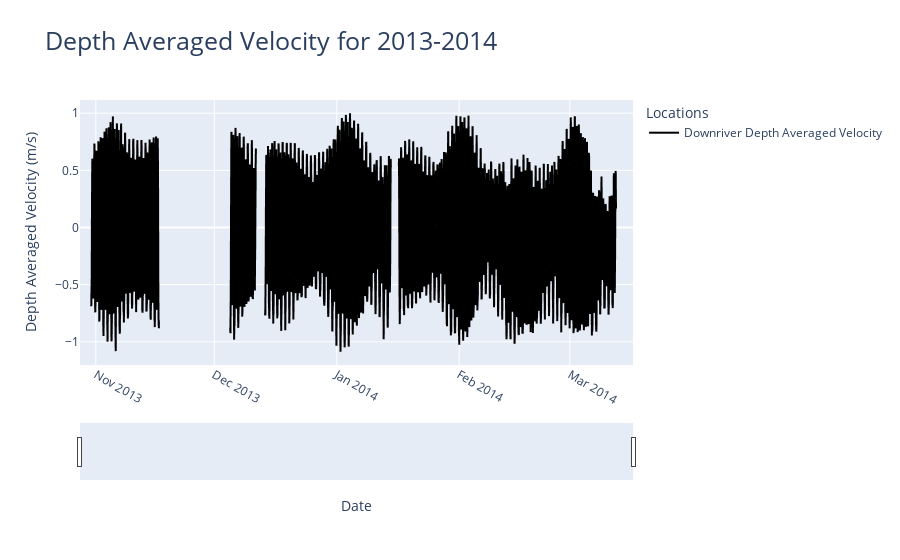

The notebook cell saved with this chart:
### Code cell
# private dock midestuary
# Data points every 5 minuetes
# HDR is sea level

import pandas as pd
import scipy.io as sio
from scipy import interpolate
import numpy as np
import datetime
import matplotlib.pyplot as plt
import plotly.express as px
from plotly.subplots import make_subplots
import plotly.graph_objects as go
import re
import json
%matplotlib ipympl

def Array_To_DataFrame(matDF, varName) :
    npArray = np.array([])
    for i in range (matDF[varName].shape[0]) :
        npArray = np.concatenate((npArray, matDF[varName][i].flatten()))
    return npArray
def matFile_To_DF(matFile) :
    tempDF = sio.loadmat(matFile)
    matDataMidFiltered = {}
    for dictKey in tempDF.keys() :
        if isinstance(tempDF[dictKey], np.ndarray) :
            if tempDF[dictKey].shape[0] > 1 :
                matDataMidFiltered.update({dictKey : tempDF[dictKey]})

    matMidDF = pd.DataFrame({dictKey: np.array(dictValue).flatten() for dictKey, dictValue in matDataMidFiltered.items()})
    return matMidDF

def matFileCurrent_To_DF(matFile) :
    tempDF = sio.loadmat(matFile)
    matDataMidFiltered = {}
    for dictKey in tempDF.keys() :
        if isinstance(tempDF[dictKey], np.ndarray) :
            if tempDF[dictKey].shape[0] > 1 and tempDF[dictKey].shape[1] > 1 :
                for i in range(tempDF[dictKey].shape[0]) :
                    matDataMidFiltered.update({dictKey + '_z_' + str(i) : tempDF[dictKey][i]})
            elif dictKey == 'DN':
                matDataMidFiltered.update({dictKey : tempDF[dictKey]})

    matMidDF = pd.DataFrame({dictKey: np.array(dictValue).flatten() for dictKey, dictValue in matDataMidFiltered.items()})
    matMidZ = pd.DataFrame({'z' : tempDF['Z'].flatten()})
    return (matMidDF, matMidZ, tempDF)

# import files for 2012-2013 and extract sea level data
matDockDF = matFile_To_DF('2013_14\\P_processed_01.mat')
# import downriver current data
mainFile = sio.loadmat('UV_SSC_extrap_rotatecurrents.mat')

DN1314 = mainFile['DN1314']
alongChannelVelocityDR = mainFile['UsiR_DR1314']
alongChannelVelocityUR = mainFile['UsiR_UR1314']
depthsDR = mainFile['ZsiDR1314']
depthsUR = mainFile['ZsiUR1314']
seaLevelDR = mainFile['HlDR']
seaLevelUR = mainFile['HlUR']

# create depth range for the buckets splits depths into 20 equal intervals
depthRangeDR = np.linspace(depthsDR.min(), depthsDR.max(), num=depthsDR.shape[0] + 1)
depthBucketsDR = []
# create array with nans to hold same length of the original velocity array
bucketAlongChannelVelocityDR = np.full(alongChannelVelocityDR.shape, np.nan)
# array to count number of velocity arrays in each bucket
bucketVelocityCountDR = np.full(alongChannelVelocityDR.shape, 0)

# loop through each depth range and place velocities in buckets
for i in range(depthRangeDR.shape[0]-1) :
    # mean depth for each bucket
    depthBucketsDR.append((depthRangeDR[i] + depthRangeDR[i+1])/2)
    # go through time values in the along channel velocity array
    for j in range(alongChannelVelocityDR.shape[1]) :
        # go through depth values to find which bucket
        for k in range(alongChannelVelocityDR.shape[0]) :
            # if depth at that point is in the current bucket range add to bucket
            if depthsDR[k][j] >= depthRangeDR[i] and depthsDR[k][j] < depthRangeDR[i+1] :
                # if value is nan, gives it the along channel velocity value
                if np.isnan(bucketAlongChannelVelocityDR[i][j]) :
                    bucketAlongChannelVelocityDR[i][j] = alongChannelVelocityDR[k][j]
                    bucketVelocityCountDR[i][j] = 1
                # if value is not nan, adds to existing value
                else :
                    bucketAlongChannelVelocityDR[i][j] = bucketAlongChannelVelocityDR[i][j] + np.nan_to_num(alongChannelVelocityDR[k][j])
                    bucketVelocityCountDR[i][j] += 1
# divide by number of values in each bucket to get mean
for i in range(bucketAlongChannelVelocityDR.shape[0]) :
    for j in range(bucketAlongChannelVelocityDR.shape[1]) :
        if bucketVelocityCountDR[i,j] > 0 :
            bucketAlongChannelVelocityDR[i,j] = bucketAlongChannelVelocityDR[i,j] / bucketVelocityCountDR[i,j]

ADCPDict = {'DN' : DN1314.flatten(), 'U' : bucketAlongChannelVelocityDR, 'Z' : depthBucketsDR + abs(depthRangeDR[0]), 'H' : seaLevelDR.flatten()}
# resize U array to match matDockDF DN length
ADCPDictUResized = np.resize(ADCPDict['U'], (ADCPDict['U'].shape[0], 38311))

for i in range(ADCPDict['U'].shape[0]) :
    # interpolate each depth level to match matDockDF DN values
    ADCPDictUResized[i] = np.interp(matDockDF['DN'], ADCPDict['DN'].flatten(), ADCPDict['U'][i])

  


# create depth range for the buckets splits depths into 20 equal intervals
depthRangeUR = np.linspace(depthsUR.min(), depthsUR.max(), num=depthsUR.shape[0] + 1)
depthBucketsUR = []
# create array with nans to hold same length of the original velocity array
bucketAlongChannelVelocityUR = np.full(alongChannelVelocityUR.shape, np.nan)
# array to count number of velocity arrays in each bucket
bucketVelocityCountUR = np.full(alongChannelVelocityUR.shape, 0)

# loop through each depth range and place velocities in buckets
for i in range(depthRangeUR.shape[0]-1) :
    # mean depth for each bucket
    depthBucketsUR.append((depthRangeUR[i] + depthRangeUR[i+1])/2)
    # go through time values in the along channel velocity array
    for j in range(alongChannelVelocityUR.shape[1]) :
        # go through depth values to find which bucket
        for k in range(alongChannelVelocityUR.shape[0]) :
            # if depth at that point is in the current bucket range add to bucket
            if depthsUR[k][j] >= depthRangeUR[i] and depthsDR[k][j] < depthRangeUR[i+1] :
                # if value is nan, gives it the along channel velocity value
                if np.isnan(bucketAlongChannelVelocityUR[i][j]) :
                    bucketAlongChannelVelocityUR[i][j] = alongChannelVelocityUR[k][j]
                    bucketVelocityCountUR[i][j] = 1
                # if value is not nan, adds to existing value
                else :
                    bucketAlongChannelVelocityUR[i][j] = bucketAlongChannelVelocityUR[i][j] + np.nan_to_num(alongChannelVelocityUR[k][j])
                    bucketVelocityCountUR[i][j] += 1
# divide by number of values in each bucket to get mean
for i in range(bucketAlongChannelVelocityUR.shape[0]) :
    for j in range(bucketAlongChannelVelocityUR.shape[1]) :
        if bucketVelocityCountUR[i,j] > 0 :
            bucketAlongChannelVelocityUR[i,j] = bucketAlongChannelVelocityUR[i,j] / bucketVelocityCountUR[i,j]

AquadoppDict = {'DN' : DN1314.flatten(), 'U' : bucketAlongChannelVelocityUR, 'Z' : depthBucketsUR + abs(depthRangeUR[0]), 'H' : seaLevelUR.flatten()}
# resize U array to match matDockDF DN length
AquadoppDictUResized = np.resize(AquadoppDict['U'], (AquadoppDict['U'].shape[0], 38311))

for i in range(AquadoppDict['U'].shape[0]) :
    # interpolate each depth level to match matDockDF DN values
    AquadoppDictUResized[i] = np.interp(matDockDF['DN'], AquadoppDict['DN'].flatten(), AquadoppDict['U'][i])
    
#mat lab date origin
origin = np.datetime64('0000-01-01', 'D') - np.timedelta64(1, 'D')
#convert DN to datetime
matDockDF['DN'] = (matDockDF['DN'] * np.timedelta64(24*3600000, 'ms') + origin + np.timedelta64(500, 'ms')).astype('datetime64[s]')
ADCPDict['DN'] = (ADCPDict['DN'] * np.timedelta64(24*3600000, 'ms') + origin + np.timedelta64(500, 'ms')).astype('datetime64[s]')
AquadoppDict['DN'] = (AquadoppDict['DN'] * np.timedelta64(24*3600000, 'ms') + origin + np.timedelta64(500, 'ms')).astype('datetime64[s]')

# CALCULATION OF DEPTH AVERAGED VELOCITY FOR DOWNRIVER SITE du/dz
downriverDepthAveragedVelocity = np.full(ADCPDictUResized.shape[1], np.nan)
for j in range(ADCPDictUResized.shape[1]) :
    downriverDepthAveragedVelocity[j] = np.nanmean(ADCPDictUResized[:,j])
ADCPDict['DepthAveragedU13_14'] = downriverDepthAveragedVelocity    
# CALCULATION OF DEPTH AVERAGED VELOCITY FOR UPRIVER SITE du/dz
upriverDepthAveragedVelocity = np.full(AquadoppDictUResized.shape[1], np.nan)
for j in range(AquadoppDictUResized.shape[1]) :
    upriverDepthAveragedVelocity[j] = np.nanmean(AquadoppDictUResized[:,j])
AquadoppDict['DepthAveragedU13_14'] = upriverDepthAveragedVelocity

depthAvgfig = px.line(x = matDockDF['DN'], y = [ADCPDict['DepthAveragedU13_14']], color_discrete_sequence= ["black"], title = "Depth Averaged Velocity Downriver 2013-2014")
depthAvgFigLabel = ['Downriver Depth Averaged Velocity']
for idx in range(len(depthAvgFigLabel)):
    depthAvgfig.data[idx].name = depthAvgFigLabel[idx]
    depthAvgfig.data[idx].hovertemplate = 'variable=' + depthAvgFigLabel[idx] + '<br>x=%{x}<br>value=%{y}<extra></extra>'
    depthAvgfig.data[idx].legendgroup = depthAvgFigLabel[idx]


depthAvgfig.update_layout(title=dict(text= "Depth Averaged Velocity for 2013-2014", font=dict(size=25)))
depthAvgfig.update_xaxes(tickangle=30)
depthAvgfig.update_xaxes(rangeslider_visible=True)
depthAvgfig.update_xaxes(range = [pd.Timestamp('2013-10-28'),pd.Timestamp('2014-03-17')])
depthAvgfig.update_layout(xaxis_title="Date", yaxis_title="Depth Averaged Velocity (m/s)", legend_title="Locations")
depthAvgfig.show()



fig, (ax1, ax2) = plt.subplots(2, figsize=(10, 8))
plt.subplots_adjust(hspace=3)
contourPlot = ax1.contourf(matDockDF['DN'], (ADCPDict['Z']), ADCPDictUResized, levels = len(ADCPDict['Z']), cmap = 'cividis')
fig.colorbar(contourPlot, ax = ax1, label = 'Along Channel Velocity (m/s)')
ax1.plot(matDockDF['DN'], matDockDF['Hdr'], linewidth=2, label='SeaLevel at Downriver Location', color = 'black')
ax1.set_title('Sea Level at Downriver Location and Current Profile 2013-2014')
ax1.set_xlabel('Date')
ax1.set_ylabel('Depth (m)')
ax1.set_xlim([matDockDF['DN'].min(), matDockDF['DN'].max()])
ax1.tick_params('x', rotation = -30)

contourPlot2 = ax2.contourf(matDockDF['DN'], (AquadoppDict['Z']), AquadoppDictUResized, levels = len(AquadoppDict['Z']), cmap = 'cividis')
fig.colorbar(contourPlot2, ax = ax2, label = 'Along Channel Velocity (m/s)')
ax2.plot(matDockDF['DN'], matDockDF['Hur'], linewidth=2, label='SeaLevel at Upriver Location', color = 'black')
ax2.set_title('Sea Level at Upriver Location and Current Profile 2013-2014')
ax2.set_xlabel('Date')
ax2.set_ylabel('Depth (m)')


plt.tight_layout()
plt.show()

### Figure 1 — Plotly figure (JSON) as saved in the notebook; plotly's stock layout.template omitted (floating-point values rounded to 4 significant figures; data arrays with more than 128 entries replaced by an {"elided": "..."} marker saying what was removed)
{"data": [{"hovertemplate": "variable=Downriver Depth Averaged Velocity<br>x=%{x}<br>value=%{y}<extra></extra>", "legendgroup": "Downriver Depth Averaged Velocity", "line": {"color": "black", "dash": "solid"}, "marker": {"symbol": "circle"}, "mode": "lines", "name": "Downriver Depth Averaged Velocity", "showlegend": true, "type": "scattergl", "x": {"elided": "38311 str values"}, "xaxis": "x", "y": {"elided": "38311 float values"}, "yaxis": "y"}], "layout": {"legend": {"title": {"text": "Locations"}, "tracegroupgap": 0}, "title": {"font": {"size": 25}, "text": "Depth Averaged Velocity for 2013-2014"}, "xaxis": {"anchor": "y", "domain": [0, 1], "range": ["2013-10-28T00:00:00", "2014-03-17T00:00:00"], "rangeslider": {"visible": true}, "tickangle": 30, "title": {"text": "Date"}}, "yaxis": {"anchor": "x", "domain": [0, 1], "title": {"text": "Depth Averaged Velocity (m/s)"}}}}
